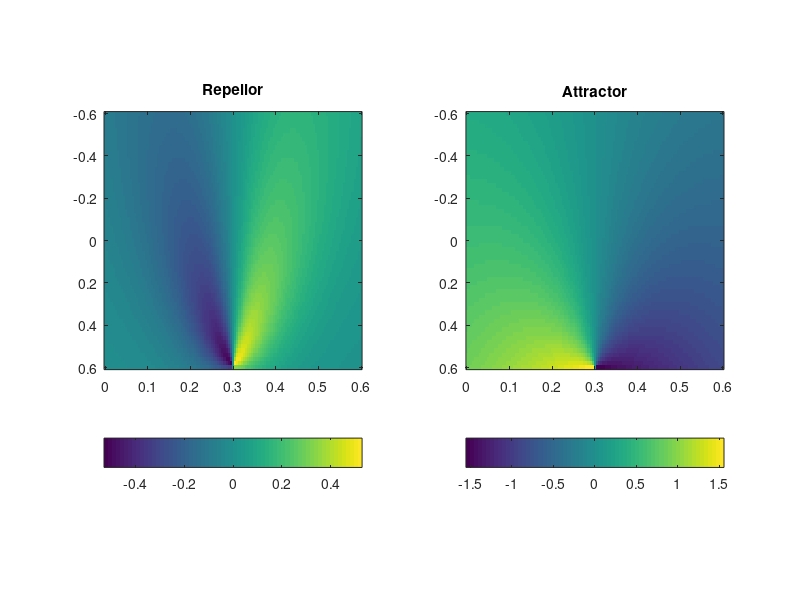

The MATLAB source for this figure:
clearvars; clc;

x = 0:.01:0.6;
y = -0.6:.01:0.6;
lambda_a = -1;
lambda_r = 1;
beta = 1;
dtheta = pi/5;
RobotRadius = 0.2;
[X, Y] = meshgrid(x, y);

[PHI, RHO] = cart2pol(X, Y); 
%PHI = PHI - pi/2;
SIGMA = atan(tan(dtheta/2) + RobotRadius./(RobotRadius + RHO));
Fa = lambda_a.*exp(-(RHO./beta)).*(PHI);
Fr = lambda_r.*exp(-(RHO./beta)).*(PHI).*exp(-((PHI.^2)./(2.*power(SIGMA, 2))));

subplot(1, 2, 1);
imagesc(x, y, rot90(Fr))
axis square;
%set(gca, 'YDir', 'normal')
title('Repellor');
colorbar('location', 'SouthOutside');


subplot(1, 2, 2);
imagesc(x, y, rot90(Fa));
axis square;
%set(gca, 'YDir', 'normal')
title('Attractor');
colorbar('location', 'SouthOutside');
